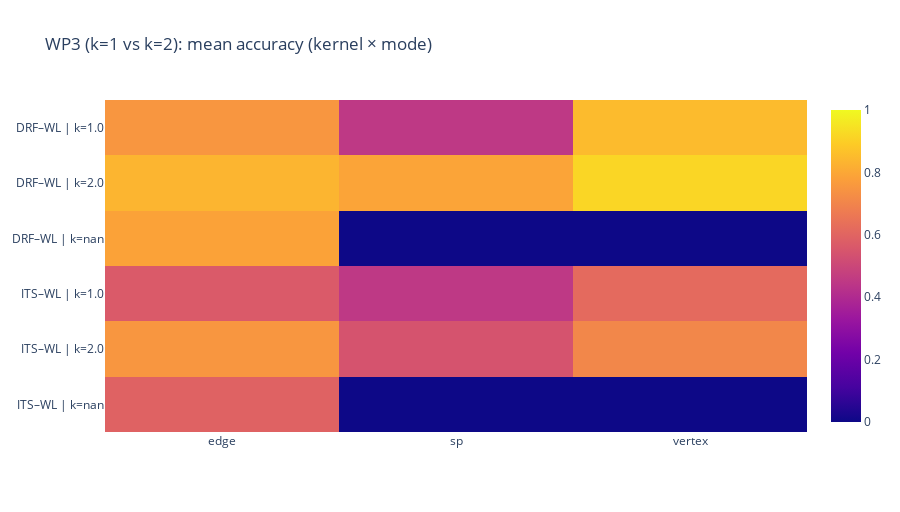
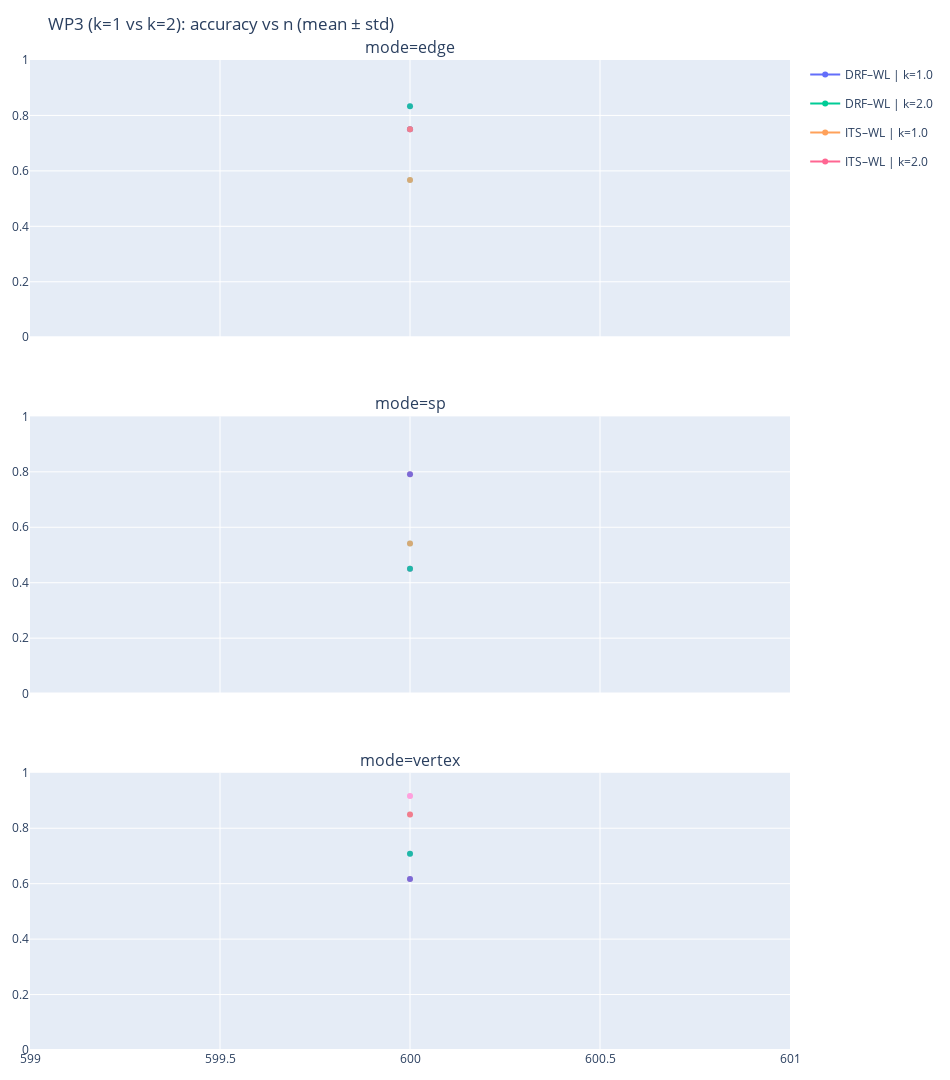
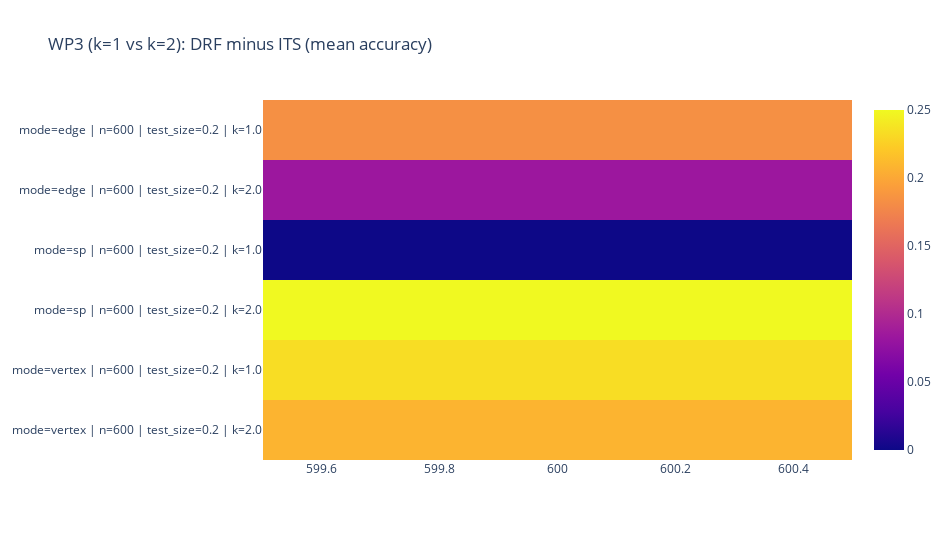

Notebook cell for these charts, in order:
### Markdown cell above
## Summary of Classification Results

This section summarizes the classification results obtained across all experiments.
The comparison highlights the strengths and limitations of different kernel representations, feature modes,
and dataset configurations, and provides an overall assessment of the kernel-based reaction classification approach.

### Code cell
# =========================
# Section 8: Summary + Plots
# =========================

df_results = pd.DataFrame(results)

print("Rows:", len(df_results))
display(df_results.head(10))

# Quick summary tables:
display(
    df_results[df_results["tag"].isin(["S4_baseline","S5_modes","S6_size","S7_split"])]
    [["tag","kernel","mode","k","n","test_size","accuracy","subset_ids"]]
    .sort_values(["tag","k","kernel","mode","n","test_size"])
)

# Dashboard plots:
figs = plot_experiment_dashboard(df_results, title_prefix="WP3 (k=1 vs k=2)")

figs["heatmap_kernel_mode"].show()
figs["acc_vs_n_with_bands"].show()
figs["diff_heatmap_drf_minus_its"].show()

### Figure 1 — Plotly figure (JSON) as saved in the notebook; plotly's stock layout.template omitted (floating-point values rounded to 4 significant figures)
{"data": [{"coloraxis": "coloraxis", "hovertemplate": "x: %{x}<br>y: %{y}<br>color: %{z}<extra></extra>", "name": "0", "type": "heatmap", "x": ["edge", "sp", "vertex"], "xaxis": "x", "y": ["DRF–WL | k=1.0", "DRF–WL | k=2.0", "DRF–WL | k=nan", "ITS–WL | k=1.0", "ITS–WL | k=2.0", "ITS–WL | k=nan"], "yaxis": "y", "z": [[0.75, 0.45, 0.85], [0.8333, 0.7917, 0.9167], [0.7865, 0.0, 0.0], [0.5667, 0.45, 0.6167], [0.75, 0.5417, 0.7083], [0.5907, 0.0, 0.0]]}], "layout": {"coloraxis": {"cmax": 1, "cmin": 0, "colorscale": [[0, "#0d0887"], [0.1111, "#46039f"], [0.2222, "#7201a8"], [0.3333, "#9c179e"], [0.4444, "#bd3786"], [0.5556, "#d8576b"], [0.6667, "#ed7953"], [0.7778, "#fb9f3a"], [0.8889, "#fdca26"], [1, "#f0f921"]]}, "height": 512, "title": {"text": "WP3 (k=1 vs k=2): mean accuracy (kernel × mode)"}, "width": 900, "xaxis": {"anchor": "y", "domain": [0, 1]}, "yaxis": {"anchor": "x", "autorange": "reversed", "domain": [0, 1]}}}

### Figure 2 — Plotly figure (JSON) as saved in the notebook; plotly's stock layout.template omitted (floating-point values rounded to 4 significant figures)
{"data": [{"legendgroup": "DRF–WL | k=1.0", "mode": "lines+markers", "name": "DRF–WL | k=1.0", "showlegend": true, "type": "scatter", "x": [600], "xaxis": "x", "y": [0.75], "yaxis": "y"}, {"fill": "toself", "hoverinfo": "skip", "legendgroup": "DRF–WL | k=1.0", "line": {"width": 0}, "name": "DRF–WL | k=1.0 band", "opacity": 0.18, "showlegend": false, "type": "scatter", "x": [600, 600], "xaxis": "x", "y": [0.75, 0.75], "yaxis": "y"}, {"legendgroup": "DRF–WL | k=2.0", "mode": "lines+markers", "name": "DRF–WL | k=2.0", "showlegend": true, "type": "scatter", "x": [600], "xaxis": "x", "y": [0.8333], "yaxis": "y"}, {"fill": "toself", "hoverinfo": "skip", "legendgroup": "DRF–WL | k=2.0", "line": {"width": 0}, "name": "DRF–WL | k=2.0 band", "opacity": 0.18, "showlegend": false, "type": "scatter", "x": [600, 600], "xaxis": "x", "y": [0.8333, 0.8333], "yaxis": "y"}, {"legendgroup": "ITS–WL | k=1.0", "mode": "lines+markers", "name": "ITS–WL | k=1.0", "showlegend": true, "type": "scatter", "x": [600], "xaxis": "x", "y": [0.5667], "yaxis": "y"}, {"fill": "toself", "hoverinfo": "skip", "legendgroup": "ITS–WL | k=1.0", "line": {"width": 0}, "name": "ITS–WL | k=1.0 band", "opacity": 0.18, "showlegend": false, "type": "scatter", "x": [600, 600], "xaxis": "x", "y": [0.5667, 0.5667], "yaxis": "y"}, {"legendgroup": "ITS–WL | k=2.0", "mode": "lines+markers", "name": "ITS–WL | k=2.0", "showlegend": true, "type": "scatter", "x": [600], "xaxis": "x", "y": [0.75], "yaxis": "y"}, {"fill": "toself", "hoverinfo": "skip", "legendgroup": "ITS–WL | k=2.0", "line": {"width": 0}, "name": "ITS–WL | k=2.0 band", "opacity": 0.18, "showlegend": false, "type": "scatter", "x": [600, 600], "xaxis": "x", "y": [0.75, 0.75], "yaxis": "y"}, {"legendgroup": "DRF–WL | k=1.0", "mode": "lines+markers", "name": "DRF–WL | k=1.0", "showlegend": false, "type": "scatter", "x": [600], "xaxis": "x2", "y": [0.45], "yaxis": "y2"}, {"fill": "toself", "hoverinfo": "skip", "legendgroup": "DRF–WL | k=1.0", "line": {"width": 0}, "name": "DRF–WL | k=1.0 band", "opacity": 0.18, "showlegend": false, "type": "scatter", "x": [600, 600], "xaxis": "x2", "y": [0.45, 0.45], "yaxis": "y2"}, {"legendgroup": "DRF–WL | k=2.0", "mode": "lines+markers", "name": "DRF–WL | k=2.0", "showlegend": false, "type": "scatter", "x": [600], "xaxis": "x2", "y": [0.7917], "yaxis": "y2"}, {"fill": "toself", "hoverinfo": "skip", "legendgroup": "DRF–WL | k=2.0", "line": {"width": 0}, "name": "DRF–WL | k=2.0 band", "opacity": 0.18, "showlegend": false, "type": "scatter", "x": [600, 600], "xaxis": "x2", "y": [0.7917, 0.7917], "yaxis": "y2"}, {"legendgroup": "ITS–WL | k=1.0", "mode": "lines+markers", "name": "ITS–WL | k=1.0", "showlegend": false, "type": "scatter", "x": [600], "xaxis": "x2", "y": [0.45], "yaxis": "y2"}, {"fill": "toself", "hoverinfo": "skip", "legendgroup": "ITS–WL | k=1.0", "line": {"width": 0}, "name": "ITS–WL | k=1.0 band", "opacity": 0.18, "showlegend": false, "type": "scatter", "x": [600, 600], "xaxis": "x2", "y": [0.45, 0.45], "yaxis": "y2"}, {"legendgroup": "ITS–WL | k=2.0", "mode": "lines+markers", "name": "ITS–WL | k=2.0", "showlegend": false, "type": "scatter", "x": [600], "xaxis": "x2", "y": [0.5417], "yaxis": "y2"}, {"fill": "toself", "hoverinfo": "skip", "legendgroup": "ITS–WL | k=2.0", "line": {"width": 0}, "name": "ITS–WL | k=2.0 band", "opacity": 0.18, "showlegend": false, "type": "scatter", "x": [600, 600], "xaxis": "x2", "y": [0.5417, 0.5417], "yaxis": "y2"}, {"legendgroup": "DRF–WL | k=1.0", "mode": "lines+markers", "name": "DRF–WL | k=1.0", "showlegend": false, "type": "scatter", "x": [600], "xaxis": "x3", "y": [0.85], "yaxis": "y3"}, {"fill": "toself", "hoverinfo": "skip", "legendgroup": "DRF–WL | k=1.0", "line": {"width": 0}, "name": "DRF–WL | k=1.0 band", "opacity": 0.18, "showlegend": false, "type": "scatter", "x": [600, 600], "xaxis": "x3", "y": [0.85, 0.85], "yaxis": "y3"}, {"legendgroup": "DRF–WL | k=2.0", "mode": "lines+markers", "name": "DRF–WL | k=2.0", "showlegend": false, "type": "scatter", "x": [600], "xaxis": "x3", "y": [0.9167], "yaxis": "y3"}, {"fill": "toself", "hoverinfo": "skip", "legendgroup": "DRF–WL | k=2.0", "line": {"width": 0}, "name": "DRF–WL | k=2.0 band", "opacity": 0.18, "showlegend": false, "type": "scatter", "x": [600, 600], "xaxis": "x3", "y": [0.9167, 0.9167], "yaxis": "y3"}, {"legendgroup": "ITS–WL | k=1.0", "mode": "lines+markers", "name": "ITS–WL | k=1.0", "showlegend": false, "type": "scatter", "x": [600], "xaxis": "x3", "y": [0.6167], "yaxis": "y3"}, {"fill": "toself", "hoverinfo": "skip", "legendgroup": "ITS–WL | k=1.0", "line": {"width": 0}, "name": "ITS–WL | k=1.0 band", "opacity": 0.18, "showlegend": false, "type": "scatter", "x": [600, 600], "xaxis": "x3", "y": [0.6167, 0.6167], "yaxis": "y3"}, {"legendgroup": "ITS–WL | k=2.0", "mode": "lines+markers", "name": "ITS–WL | k=2.0", "showlegend": false, "type": "scatter", "x": [600], "xaxis": "x3", "y": [0.7083], "yaxis": "y3"}, {"fill": "toself", "hoverinfo": "skip", "legendgroup": "ITS–WL | k=2.0", "line": {"width": 0}, "name": "ITS–WL | k=2.0 band", "opacity": 0.18, "showlegend": false, "type": "scatter", "x": [600, 600], "xaxis": "x3", "y": [0.7083, 0.7083], "yaxis": "y3"}], "layout": {"annotations": [{"font": {"size": 16}, "showarrow": false, "text": "mode=edge", "x": 0.5, "xanchor": "center", "xref": "paper", "y": 1, "yanchor": "bottom", "yref": "paper"}, {"font": {"size": 16}, "showarrow": false, "text": "mode=sp", "x": 0.5, "xanchor": "center", "xref": "paper", "y": 0.64, "yanchor": "bottom", "yref": "paper"}, {"font": {"size": 16}, "showarrow": false, "text": "mode=vertex", "x": 0.5, "xanchor": "center", "xref": "paper", "y": 0.28, "yanchor": "bottom", "yref": "paper"}], "height": 1080, "margin": {"b": 30, "l": 30, "r": 30, "t": 60}, "title": {"text": "WP3 (k=1 vs k=2): accuracy vs n (mean ± std)"}, "width": 950, "xaxis": {"anchor": "y", "domain": [0, 1], "matches": "x3", "showticklabels": false}, "xaxis2": {"anchor": "y2", "domain": [0, 1], "matches": "x3", "showticklabels": false}, "xaxis3": {"anchor": "y3", "domain": [0, 1]}, "yaxis": {"anchor": "x", "domain": [0.72, 1], "range": [0, 1]}, "yaxis2": {"anchor": "x2", "domain": [0.36, 0.64], "range": [0, 1]}, "yaxis3": {"anchor": "x3", "domain": [0, 0.28], "range": [0, 1]}}}

### Figure 3 — Plotly figure (JSON) as saved in the notebook; plotly's stock layout.template omitted (floating-point values rounded to 4 significant figures)
{"data": [{"coloraxis": "coloraxis", "hovertemplate": "x: %{x}<br>y: %{y}<br>color: %{z}<extra></extra>", "name": "0", "type": "heatmap", "x": [600], "xaxis": "x", "y": ["mode=edge | n=600 | test_size=0.2 | k=1.0", "mode=edge | n=600 | test_size=0.2 | k=2.0", "mode=sp | n=600 | test_size=0.2 | k=1.0", "mode=sp | n=600 | test_size=0.2 | k=2.0", "mode=vertex | n=600 | test_size=0.2 | k=1.0", "mode=vertex | n=600 | test_size=0.2 | k=2.0"], "yaxis": "y", "z": [[0.1833], [0.08333], [0.0], [0.25], [0.2333], [0.2083]]}], "layout": {"coloraxis": {"colorscale": [[0, "#0d0887"], [0.1111, "#46039f"], [0.2222, "#7201a8"], [0.3333, "#9c179e"], [0.4444, "#bd3786"], [0.5556, "#d8576b"], [0.6667, "#ed7953"], [0.7778, "#fb9f3a"], [0.8889, "#fdca26"], [1, "#f0f921"]]}, "height": 540, "title": {"text": "WP3 (k=1 vs k=2): DRF minus ITS (mean accuracy)"}, "width": 950, "xaxis": {"anchor": "y", "domain": [0, 1]}, "yaxis": {"anchor": "x", "autorange": "reversed", "domain": [0, 1]}}}
